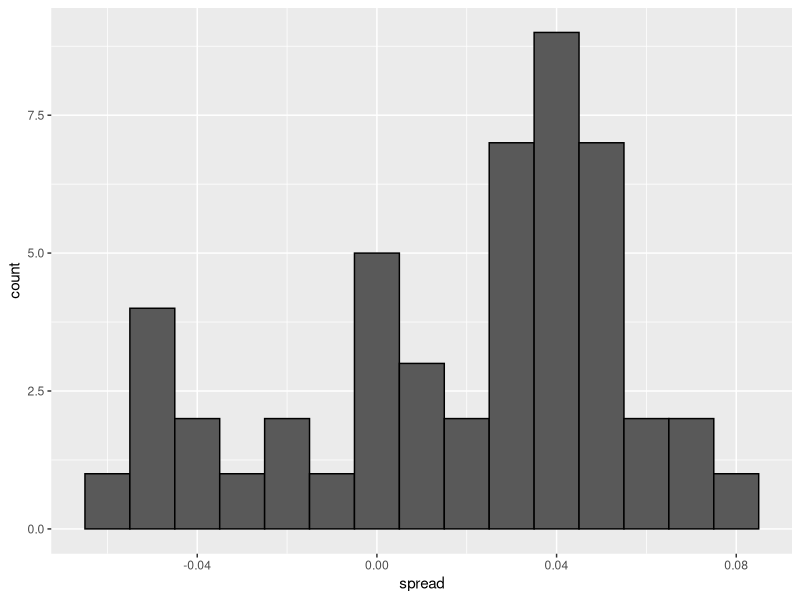
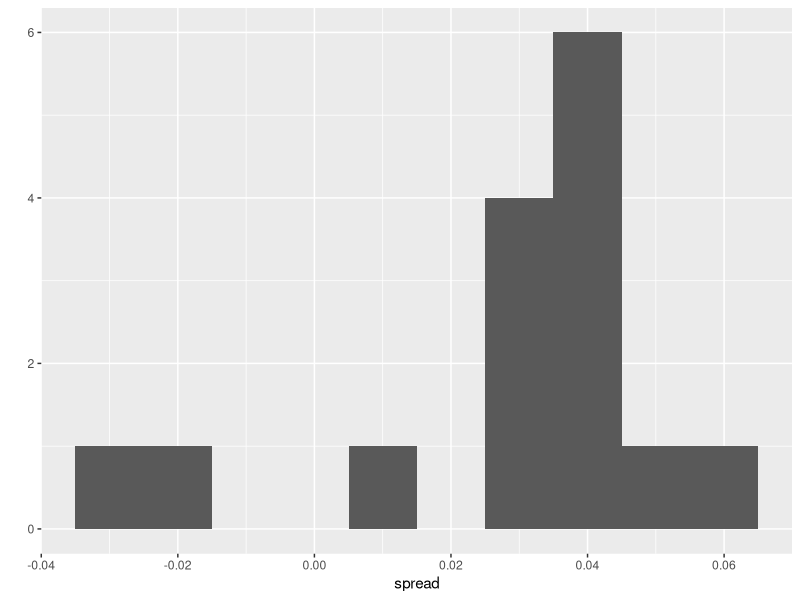
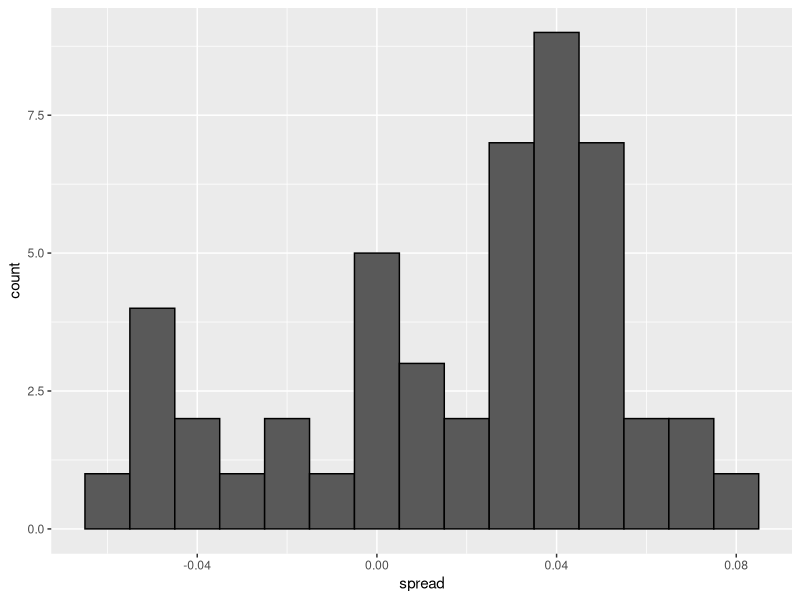
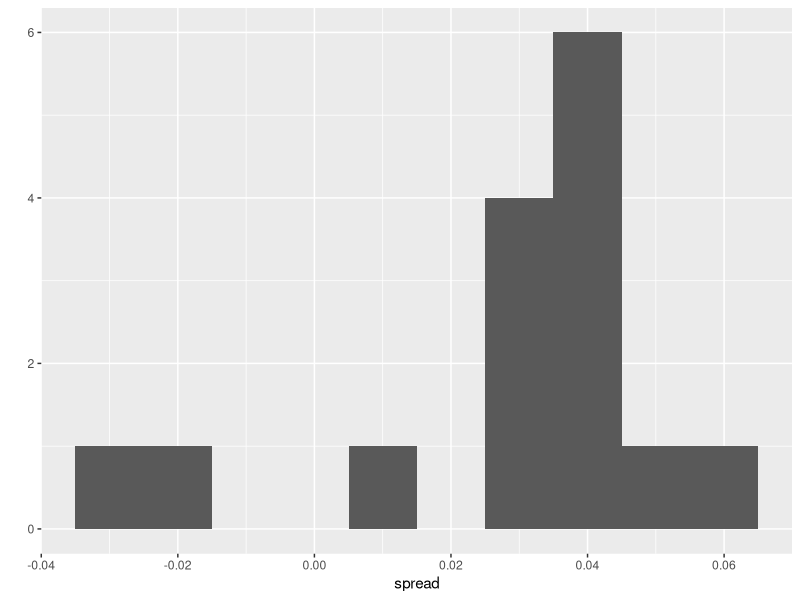
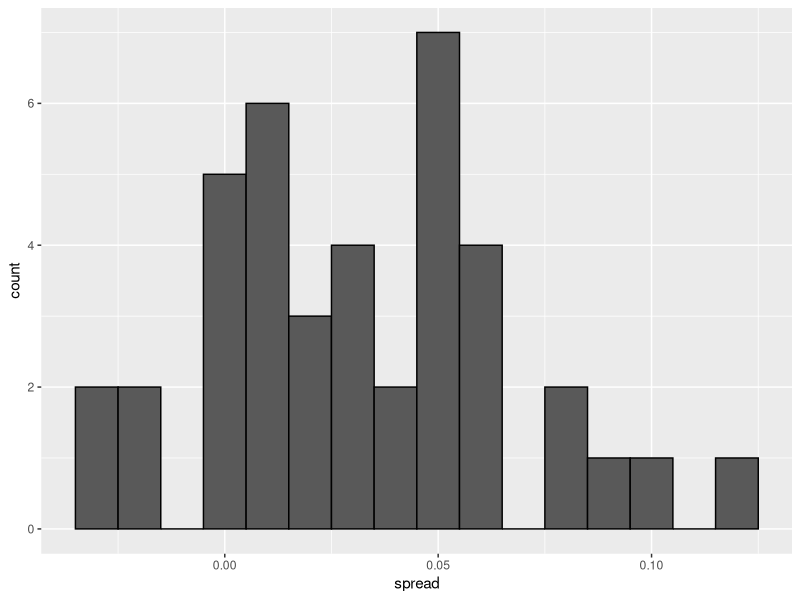
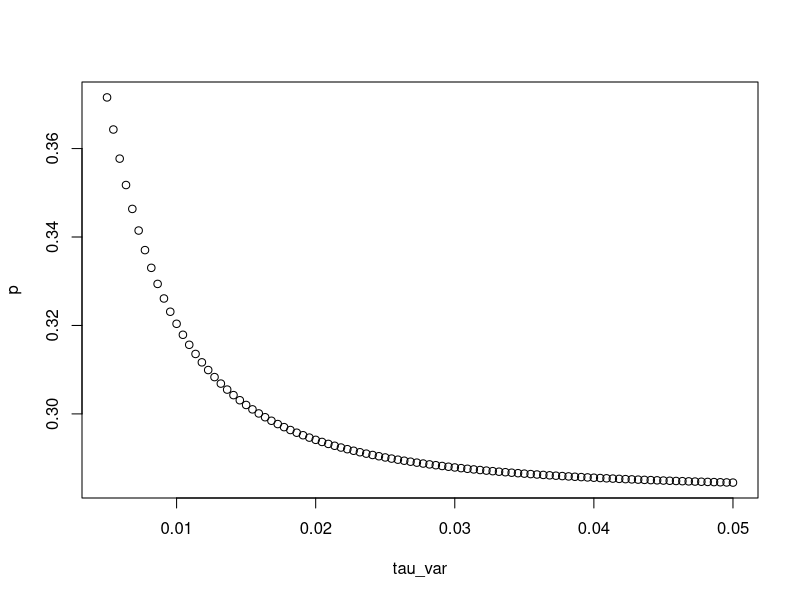

Write R code to recreate these figures, in order. (Note: this script raises an error after producing the figures.)
## ---- chunk 1
library(tidyverse)
library(dslabs)
d <- 0.039
Ns <- c(1298, 533, 1342, 897, 774, 254, 812, 324, 1291, 1056, 2172, 516)
p <- (d + 1) / 2

polls <- map_df(Ns, function(N) {
  x <- sample(c(0,1), size=N, replace=TRUE, prob=c(1-p, p))
  x_hat <- mean(x)
  se_hat <- sqrt(x_hat * (1 - x_hat) / N)
  list(estimate = 2 * x_hat - 1, 
    low = 2*(x_hat - 1.96*se_hat) - 1, 
    high = 2*(x_hat + 1.96*se_hat) - 1,
    sample_size = N)
}) %>% mutate(poll = seq_along(Ns))
## ---- chunk 2
sum(polls$sample_size)
#> [1] 11269
## ---- chunk 3
d_hat <- polls %>% 
  summarize(avg = sum(estimate*sample_size) / sum(sample_size)) %>% 
  pull(avg)
## ---- chunk 4
data(polls_us_election_2016)
## ---- chunk 5
polls <- polls_us_election_2016 %>% 
  filter(state == "U.S." & enddate >= "2016-10-31" &
           (grade %in% c("A+","A","A-","B+") | is.na(grade)))
## ---- chunk 6
polls <- polls %>% 
  mutate(spread = rawpoll_clinton/100 - rawpoll_trump/100)
## ---- chunk 7
d_hat <- polls %>% 
  summarize(d_hat = sum(spread * samplesize) / sum(samplesize)) %>% 
  pull(d_hat)
## ---- chunk 8
p_hat <- (d_hat+1)/2 # d=2p-1 에서 유도
moe <- 1.96 * 2 * sqrt(p_hat * (1 - p_hat) / sum(polls$samplesize))
moe # Margin of Error
#> [1] 0.00662
## ---- chunk 9
polls %>%
  ggplot(aes(spread)) +
  geom_histogram(color="black", binwidth = .01)
## ---- chunk 10
polls %>% group_by(pollster) %>% summarize(n())
#> # A tibble: 15 x 2
#>   pollster                                                   `n()`
#>   <fct>                                                      <int>
#> 1 ABC News/Washington Post                                       7
#> 2 Angus Reid Global                                              1
#> 3 CBS News/New York Times                                        2
#> 4 Fox News/Anderson Robbins Research/Shaw & Company Research     2
#> 5 IBD/TIPP                                                       8
#> # … with 10 more rows
## ---- chunk 11
polls %>% group_by(pollster) %>% 
  filter(n() >= 6) %>%
  summarize(se = 2 * sqrt(p_hat * (1-p_hat) / median(samplesize)))
#> # A tibble: 5 x 2
#>   pollster                     se
#>   <fct>                     <dbl>
#> 1 ABC News/Washington Post 0.0265
#> 2 IBD/TIPP                 0.0333
#> 3 Ipsos                    0.0225
#> 4 The Times-Picayune/Lucid 0.0196
#> 5 USC Dornsife/LA Times    0.0183
## ---- chunk 12
one_poll_per_pollster <- polls %>% group_by(pollster) %>% 
  filter(enddate == max(enddate)) %>%
  ungroup()
# ungroup() 상당히 좋은 것 같다.
## ---- chunk 13
qplot(spread, data = one_poll_per_pollster, binwidth = 0.01)
## ---- chunk 14
sd(one_poll_per_pollster$spread)
#> [1] 0.0242
## ---- chunk 15
results <- one_poll_per_pollster %>% 
  summarize(avg = mean(spread), 
            se = sd(spread) / sqrt(length(spread))) %>% 
  mutate(start = avg - 1.96 * se, 
         end = avg + 1.96 * se) 
round(results * 100, 1)
#>   avg  se start end
#> 1 2.9 0.6   1.7 4.1
## ---- chunk 16
library(dslabs)
data(heights)
x <- heights %>% filter(sex == "Male") %>%
  pull(height)
## ---- chunk 17
# average
mean(x)

# Standard Deviation
sd(x)
## ---- chunk 18
mu <- mean(x)
s <- sd(x)
n <- 50

sd(x)/sqrt(n)

set.seed(1)

sample(x, size = n, replace = TRUE) %>% mean()

set.seed(1)

sample(x, size = n, replace = TRUE) %>%  sd()
## ---- chunk 19
# σ를 모르는 경우, 표본의 표준편차 s 를 대신 사용한다고 해서 이렇게 풂

set.seed(1)

n <- 50
s <- sample(x, size = n, replace = TRUE) %>% sd()
s
## ---- chunk 20
mu
mu + c(-1.96 * s, 1.96 * s)
## ---- chunk 21
B <- 10000
n <- 50

dat <- replicate(B, {
  sample(x, size = n, replace = TRUE) %>% mean() + c(-1.96 * s, 1.96 * s)
})


## ---- chunk 22
data(polls_us_election_2016)
polls <- polls_us_election_2016 %>% 
  filter(pollster %in% c("Rasmussen Reports/Pulse Opinion Research",
                         "The Times-Picayune/Lucid") &
           enddate >= "2016-10-15" &
           state == "U.S.") %>% 
  mutate(spread = rawpoll_clinton/100 - rawpoll_trump/100) 
## ---- chunk 23
polls %>% 
  filter(pollster=="Rasmussen Reports/Pulse Opinion Research") %>% 
  summarize(N_1 = n())
## ---- chunk 24
library(tidyverse)
library(dslabs)
d <- 0.039
Ns <- c(1298, 533, 1342, 897, 774, 254, 812, 324, 1291, 1056, 2172, 516)
p <- (d + 1) / 2

polls <- map_df(Ns, function(N) {
  x <- sample(c(0,1), size=N, replace=TRUE, prob=c(1-p, p))
  x_hat <- mean(x)
  se_hat <- sqrt(x_hat * (1 - x_hat) / N)
  list(estimate = 2 * x_hat - 1, 
    low = 2*(x_hat - 1.96*se_hat) - 1, 
    high = 2*(x_hat + 1.96*se_hat) - 1,
    sample_size = N)
}) %>% mutate(poll = seq_along(Ns))
## ---- chunk 25
sum(polls$sample_size)
#> [1] 11269
## ---- chunk 26
d_hat <- polls %>% 
  summarize(avg = sum(estimate*sample_size) / sum(sample_size)) %>% 
  pull(avg)
## ---- chunk 27
data(polls_us_election_2016)
## ---- chunk 28
polls <- polls_us_election_2016 %>% 
  filter(state == "U.S." & enddate >= "2016-10-31" &
           (grade %in% c("A+","A","A-","B+") | is.na(grade)))
## ---- chunk 29
polls <- polls %>% 
  mutate(spread = rawpoll_clinton/100 - rawpoll_trump/100)
## ---- chunk 30
d_hat <- polls %>% 
  summarize(d_hat = sum(spread * samplesize) / sum(samplesize)) %>% 
  pull(d_hat)
## ---- chunk 31
p_hat <- (d_hat+1)/2 # d=2p-1 에서 유도
moe <- 1.96 * 2 * sqrt(p_hat * (1 - p_hat) / sum(polls$samplesize))
moe # Margin of Error
#> [1] 0.00662
## ---- chunk 32
polls %>%
  ggplot(aes(spread)) +
  geom_histogram(color="black", binwidth = .01)
## ---- chunk 33
polls %>% group_by(pollster) %>% summarize(n())
#> # A tibble: 15 x 2
#>   pollster                                                   `n()`
#>   <fct>                                                      <int>
#> 1 ABC News/Washington Post                                       7
#> 2 Angus Reid Global                                              1
#> 3 CBS News/New York Times                                        2
#> 4 Fox News/Anderson Robbins Research/Shaw & Company Research     2
#> 5 IBD/TIPP                                                       8
#> # … with 10 more rows
## ---- chunk 34
polls %>% group_by(pollster) %>% 
  filter(n() >= 6) %>%
  summarize(se = 2 * sqrt(p_hat * (1-p_hat) / median(samplesize)))
#> # A tibble: 5 x 2
#>   pollster                     se
#>   <fct>                     <dbl>
#> 1 ABC News/Washington Post 0.0265
#> 2 IBD/TIPP                 0.0333
#> 3 Ipsos                    0.0225
#> 4 The Times-Picayune/Lucid 0.0196
#> 5 USC Dornsife/LA Times    0.0183
## ---- chunk 35
one_poll_per_pollster <- polls %>% group_by(pollster) %>% 
  filter(enddate == max(enddate)) %>%
  ungroup()
# ungroup() 상당히 좋은 것 같다.
## ---- chunk 36
qplot(spread, data = one_poll_per_pollster, binwidth = 0.01)
## ---- chunk 37
sd(one_poll_per_pollster$spread)
#> [1] 0.0242
## ---- chunk 38
results <- one_poll_per_pollster %>% 
  summarize(avg = mean(spread), 
            se = sd(spread) / sqrt(length(spread))) %>% 
  mutate(start = avg - 1.96 * se, 
         end = avg + 1.96 * se) 
round(results * 100, 1)
#>   avg  se start end
#> 1 2.9 0.6   1.7 4.1
## ---- chunk 39
library(dslabs)
data(heights)
x <- heights %>% filter(sex == "Male") %>%
  pull(height)
## ---- chunk 40
# average
mean(x)

# Standard Deviation
sd(x)
## ---- chunk 41
mu <- mean(x)
s <- sd(x)
n <- 50

sd(x)/sqrt(n)

set.seed(1)

sample(x, size = n, replace = TRUE) %>% mean()

set.seed(1)

sample(x, size = n, replace = TRUE) %>%  sd()
## ---- chunk 42
# σ를 모르는 경우, 표본의 표준편차 s 를 대신 사용한다고 해서 이렇게 풂

set.seed(1)

n <- 50
s <- sample(x, size = n, replace = TRUE) %>% sd()
s
## ---- chunk 43
mu
mu + c(-1.96 * s, 1.96 * s)
## ---- chunk 44
n <- 50
Bs <- rep(n, times = 10000)

dat <- map_df(Bs, function(B) {
  sample <- sample(x, size= n, replace = TRUE) 
  x_hat <- mean(sample)
  se_hat <- sd(sample)/sqrt(n)
  list(
    upper = x_hat + 1.96*se_hat,
    lower = x_hat - 1.96*se_hat
  )
})

dat$hit <- ifelse(dat$upper > mu & dat$lower < mu, 1, 0)
sum(dat$hit)/length(dat$hit)
## ---- chunk 45
data(polls_us_election_2016)
polls <- polls_us_election_2016 %>% 
  filter(pollster %in% c("Rasmussen Reports/Pulse Opinion Research",
                         "The Times-Picayune/Lucid") &
           enddate >= "2016-10-15" &
           state == "U.S.") %>% 
  mutate(spread = rawpoll_clinton/100 - rawpoll_trump/100) 
## ---- chunk 46
polls %>% 
  ggplot(aes(spread)) +
  geom_histogram(color="black", binwidth = .01)
## ---- chunk 47
polls %>% 
  filter(pollster=="Rasmussen Reports/Pulse Opinion Research") %>% 
  summarize(N_1 = n())
## ---- chunk 48
polls <- polls_us_election_2016 %>% 
  filter(enddate >= "2016-10-15" &
           state == "U.S.") %>%
  group_by(pollster) %>%
  filter(n() >= 5) %>% 
  mutate(spread = rawpoll_clinton/100 - rawpoll_trump/100) %>%
  ungroup()
## ---- chunk 49
polls <- polls_us_election_2016 %>% 
  filter(enddate >= "2016-10-15" &
           state == "U.S.") %>%
  group_by(pollster) %>%
  filter(n() >= 5) %>% 
  mutate(spread = rawpoll_clinton/100 - rawpoll_trump/100) %>%
  ungroup()
## ---- chunk 50
prev <- 0.00025
N <- 100000
outcome <- sample(c("Disease","Healthy"), N, replace = TRUE, 
                  prob = c(prev, 1 - prev))
## ---- chunk 51
N_D <- sum(outcome == "Disease")
N_D
#> [1] 23
N_H <- sum(outcome == "Healthy")
N_H
#> [1] 99977
## ---- chunk 52
accuracy <- 0.99
test <- vector("character", N)
test[outcome == "Disease"]  <- sample(c("+", "-"), N_D, replace = TRUE, 
                                    prob = c(accuracy, 1 - accuracy))
test[outcome == "Healthy"]  <- sample(c("-", "+"), N_H, replace = TRUE, 
                                    prob = c(accuracy, 1 - accuracy))
## ---- chunk 53
table(outcome, test)
#>          test
#> outcome       -     +
#>   Disease     0    23
#>   Healthy 99012   965
## ---- chunk 54
pr_1 <- 1/8500
pr_2 <- 1/100
pr_1 * pr_2
## ---- chunk 55
pr_b <- 1/1000000
pr_a <- pr_1 * pr_2
pr_ab <- 0.5
pr_ba <- pr_ab*pr_b/pr_a
pr_ba
## ---- chunk 56
library(tidyverse)
library(dslabs)
data(polls_us_election_2016)
polls <- polls_us_election_2016 %>% 
  filter(state == "Florida" & enddate >= "2016-11-04" ) %>% 
  mutate(spread = rawpoll_clinton/100 - rawpoll_trump/100)
## ---- chunk 57
results <- polls %>%
  summarize(avg = mean(spread), se = sd(spread)/sqrt(length(spread)))
results
## ---- chunk 58
mu <- 0
tau <- 0.01
sigma <- results$se
y <- results$avg
B <- sigma^2/(sigma^2 + tau^2)

B

mu + (1-B) *(y - mu)
## ---- chunk 59
sqrt(1 / (1 / sigma^2 + 1 / tau^2))
## ---- chunk 60
x <- B * mu + (1-B) * y
sd <- sqrt(1 / (1 / sigma^2 + 1 / tau^2))
ci <- x + c(-qnorm(0.975)*sd, qnorm(0.975)*sd)
ci
## ---- chunk 61
# pnorm : 누적분포함수
pnorm(0, x, sd)
## ---- chunk 62
tau_var <- seq(0.005, 0.05, len = 100)
f_x <- function(tau){
  B <- sigma^2 / (sigma^2 + tau^2)
  sd <- sqrt(1 / (1 / sigma^2 + 1 / tau^2))
  x <- B * mu + (1-B) * y
  pnorm(0, x, sd)
}
p <- sapply(tau_var, f_x)
plot(tau_var, p)
## ---- chunk 63
library(tidyverse)
library(dslabs)
polls <- polls_us_election_2016 %>% 
  filter(state == "U.S." & enddate >= "2016-10-31" &
           (grade %in% c("A+","A","A-","B+") | is.na(grade))) %>% 
  mutate(spread = rawpoll_clinton/100 - rawpoll_trump/100)

one_poll_per_pollster <- polls %>% group_by(pollster) %>% 
  filter(enddate == max(enddate)) %>%
  ungroup()

results <- one_poll_per_pollster %>% 
  summarize(avg = mean(spread), se = sd(spread)/sqrt(length(spread))) %>% 
  mutate(start = avg - 1.96*se, end = avg + 1.96*se)
## ---- chunk 64
mu <- 0
tau <- 0.035
sigma <- results$se
Y <- results$avg
B <- sigma^2 / (sigma^2 + tau^2)

posterior_mean <- B*mu + (1-B)*Y
posterior_se <- sqrt( 1/ (1/sigma^2 + 1/tau^2))

posterior_mean
#> [1] 0.0281
posterior_se
#> [1] 0.00615
## ---- chunk 65
posterior_mean + c(-1.96, 1.96)*posterior_se
#> [1] 0.0160 0.0401
## ---- chunk 66
1 - pnorm(0, posterior_mean, posterior_se)
#> [1] 1
## ---- chunk 67
set.seed(3)
J <- 6
N <- 2000
d <- .021
p <- (d + 1)/2
X <- d + rnorm(J, 0, 2 * sqrt(p * (1 - p) / N))
## ---- chunk 68
I <- 5
J <- 6
N <- 2000
X <- sapply(1:I, function(i){
  d + rnorm(J, 0, 2 * sqrt(p * (1 - p) / N))
})
## ---- chunk 69
I <- 5
J <- 6
N <- 2000
d <- .021
p <- (d + 1) / 2
h <- rnorm(I, 0, 0.025)
X <- sapply(1:I, function(i){
  d + h[i] + rnorm(J, 0, 2 * sqrt(p * (1 - p) / N))
})
## ---- chunk 70
sd(one_poll_per_pollster$spread)
#> [1] 0.0242
## ---- chunk 71
mu <- 0
tau <- 0.035
sigma <- sqrt(results$se^2 + .025^2)
Y <- results$avg
B <- sigma^2 / (sigma^2 + tau^2)

posterior_mean <- B*mu + (1-B)*Y
posterior_se <- sqrt( 1/ (1/sigma^2 + 1/tau^2))

1 - pnorm(0, posterior_mean, posterior_se)
#> [1] 0.817
## ---- chunk 72
results_us_election_2016 %>% top_n(5, electoral_votes)
#>          state electoral_votes clinton trump others
#> 1   California              55    61.7  31.6    6.7
#> 2        Texas              38    43.2  52.2    4.5
#> 3      Florida              29    47.8  49.0    3.2
#> 4     New York              29    59.0  36.5    4.5
#> 5     Illinois              20    55.8  38.8    5.4
#> 6 Pennsylvania              20    47.9  48.6    3.6
## ---- chunk 73
results <- polls_us_election_2016 %>%
  filter(state!="U.S." & 
           !str_detect(state, "CD") & 
           enddate >="2016-10-31" & 
           (grade %in% c("A+","A","A-","B+") | is.na(grade))) %>%
  mutate(spread = rawpoll_clinton/100 - rawpoll_trump/100) %>%
  group_by(state) %>%
  summarize(avg = mean(spread), sd = sd(spread), n = n()) %>%
  mutate(state = as.character(state))
## ---- chunk 74
results %>% arrange(abs(avg))
#> # A tibble: 47 x 4
#>   state               avg     sd     n
#>   <chr>             <dbl>  <dbl> <int>
#> 1 Florida         0.00356 0.0163     7
#> 2 North Carolina -0.00730 0.0306     9
#> 3 Ohio           -0.0104  0.0252     6
#> 4 Nevada          0.0169  0.0441     7
#> 5 Iowa           -0.0197  0.0437     3
#> # … with 42 more rows
## ---- chunk 75
results <- left_join(results, results_us_election_2016, by = "state")
## ---- chunk 76
results_us_election_2016 %>% filter(!state %in% results$state) %>% 
  pull(state)
#> [1] "Rhode Island"         "Alaska"               "Wyoming"             
#> [4] "District of Columbia"
## ---- chunk 77
results <- results %>%
  mutate(sd = ifelse(is.na(sd), median(results$sd, na.rm = TRUE), sd))
## ---- chunk 78
#> # A tibble: 47 x 12
#>   state     avg      sd     n electoral_votes clinton trump others
#>   <chr>   <dbl>   <dbl> <int>           <int>   <dbl> <dbl>  <dbl>
#> 1 Alab… -0.149  2.53e-2     3               9    34.4  62.1    3.6
#> 2 Ariz… -0.0326 2.70e-2     9              11    45.1  48.7    6.2
#> 3 Arka… -0.151  9.90e-4     2               6    33.7  60.6    5.8
#> 4 Cali…  0.260  3.87e-2     5              55    61.7  31.6    6.7
#> 5 Colo…  0.0452 2.95e-2     7               9    48.2  43.3    8.6
#> # … with 42 more rows, and 4 more variables: sigma <dbl>, B <dbl>,
#> #   posterior_mean <dbl>, posterior_se <dbl>
## ---- chunk 79
B <- 10000
mu <- 0
tau <- 0.02
clinton_EV <- replicate(B, {
  results %>% mutate(sigma = sd/sqrt(n), 
                   B = sigma^2 / (sigma^2 + tau^2),
                   posterior_mean = B * mu + (1 - B) * avg,
                   posterior_se = sqrt(1 / (1/sigma^2 + 1/tau^2)),
                   result = rnorm(length(posterior_mean), 
                                  posterior_mean, posterior_se),
                   clinton = ifelse(result > 0, electoral_votes, 0)) %>% 
    summarize(clinton = sum(clinton)) %>% 
    pull(clinton) + 7
})

mean(clinton_EV > 269)
#> [1] 0.998
## ---- chunk 80
tau <- 0.02
bias_sd <- 0.03
clinton_EV_2 <- replicate(1000, {
  results %>% mutate(sigma = sqrt(sd^2/n  + bias_sd^2),  
                   B = sigma^2 / (sigma^2 + tau^2),
                   posterior_mean = B*mu + (1-B)*avg,
                   posterior_se = sqrt( 1/ (1/sigma^2 + 1/tau^2)),
                   result = rnorm(length(posterior_mean), 
                                  posterior_mean, posterior_se),
                   clinton = ifelse(result>0, electoral_votes, 0)) %>% 
    summarize(clinton = sum(clinton) + 7) %>% 
    pull(clinton)
})
mean(clinton_EV_2 > 269)
#> [1] 0.848
## ---- chunk 81
one_pollster <- polls_us_election_2016 %>% 
  filter(pollster == "Ipsos" & state == "U.S.") %>% 
  mutate(spread = rawpoll_clinton/100 - rawpoll_trump/100)
## ---- chunk 82
se <- one_pollster %>% 
  summarize(empirical = sd(spread), 
            theoretical = 2 * sqrt(mean(spread) * (1 - mean(spread)) /
                                     min(samplesize)))
se
#>   empirical theoretical
#> 1    0.0403      0.0326
## ---- chunk 83
library(tidyverse)
library(dslabs)
data("polls_us_election_2016")
polls <- polls_us_election_2016 %>% 
  filter(state != "U.S." & enddate >= "2016-10-31") %>% 
  mutate(spread = rawpoll_clinton/100 - rawpoll_trump/100)
## ---- chunk 84
add <- results_us_election_2016 %>% 
  mutate(actual_spread = clinton/100 - trump/100) %>% 
  select(state, actual_spread)
cis <- cis %>% 
  mutate(state = as.character(state)) %>% 
  left_join(add, by = "state")
## ---- chunk 85
one_poll_per_pollster %>%
  ggplot(aes(sample=spread)) + stat_qq()
## ---- chunk 86
z <- qt(0.975,  nrow(one_poll_per_pollster)-1)
one_poll_per_pollster %>% 
  summarize(avg = mean(spread), moe = z*sd(spread)/sqrt(length(spread))) %>% 
  mutate(start = avg - moe, end = avg + moe) 
#> # A tibble: 1 x 4
#>      avg    moe  start    end
#>    <dbl>  <dbl>  <dbl>  <dbl>
#> 1 0.0290 0.0134 0.0156 0.0424
## ---- chunk 87
qt(0.975, 14)
#> [1] 2.14
## ---- chunk 88
qnorm(0.975)
#> [1] 1.96
## ---- chunk 89
data("polls_us_election_2016")
polls_us_election_2016 %>%
  filter(state =="Wisconsin" &
           enddate >="2016-10-31" & 
           (grade %in% c("A+","A","A-","B+") | is.na(grade))) %>%
  mutate(spread = rawpoll_clinton/100 - rawpoll_trump/100) %>%
  mutate(state = as.character(state)) %>%
  left_join(results_us_election_2016, by = "state") %>%
  mutate(actual = clinton/100 - trump/100) %>%
  summarize(actual = first(actual), avg = mean(spread), 
            sd = sd(spread), n = n()) %>%
  select(actual, avg, sd, n)
#>   actual    avg     sd n
#> 1 -0.007 0.0711 0.0104 6
